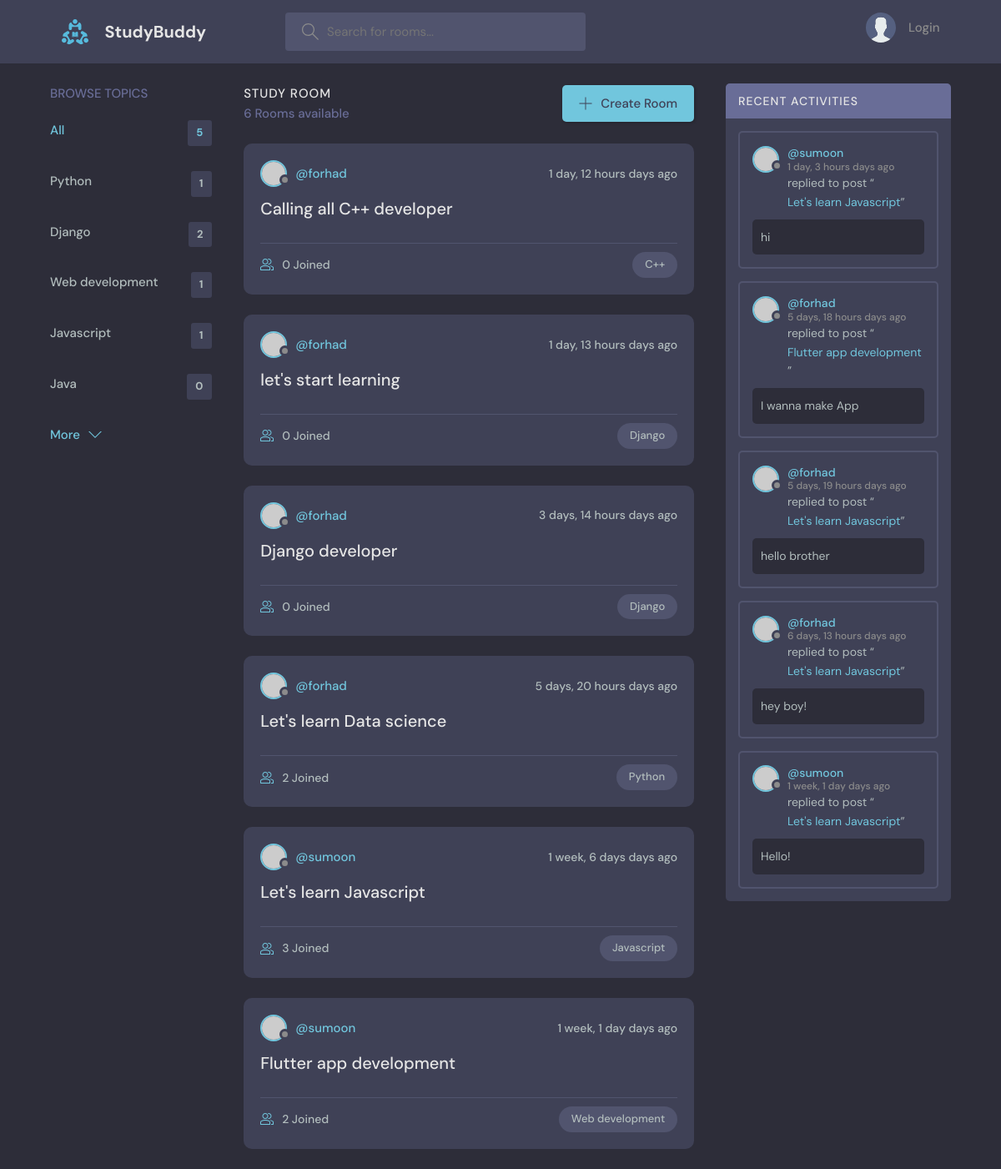
The page / on the database its author committed.
### base/models.py (models this page shows, shortened)
class Topic(models.Model):
    name = models.CharField(max_length=200)

class Room(models.Model):
    host = models.ForeignKey(User, on_delete=models.SET_NULL, null=True)
    topic = models.ForeignKey(Topic, on_delete=models.SET_NULL, null=True)
    name = models.CharField(max_length=200)
    description = models.TextField(null=True, blank=True)
    participants = models.ManyToManyField(User, related_name='participants', blank=True)
    updated = models.DateTimeField(auto_now=True)
    created = models.DateTimeField(auto_now_add=True)
    class Meta:
        ordering = ['-updated', '-created']
    def __str__(self):
        return self.name

class Message(models.Model):
    user = models.ForeignKey(User, on_delete=models.CASCADE)
    room = models.ForeignKey(Room, on_delete=models.CASCADE)
    body = models.TextField()
    updated = models.DateTimeField(auto_now=True)
    created = models.DateTimeField(auto_now_add=True)
    class Meta:
        ordering = ['-updated', '-created']

### base/views.py (the view)
# urls.py: path('', views.home, name='home'),
def home(request):
    q = request.GET.get('q') if request.GET.get('q') != None else ''
    rooms = Room.objects.filter(
        Q(topic__name__icontains=q) |
        Q(name__icontains=q) |
        Q(description__icontains=q)
    )
    topics = Topic.objects.all()[0:5]
    room_count = rooms.count()
    room_messages = Message.objects.filter(Q(room__topic__name__icontains=q))
    context = {'rooms': rooms, 'topics': topics, 'room_count': room_count, 'room_messages': room_messages}
    return render(request, 'base/home.html', context)

### base/templates/base/home.html (shortened to what this page needs)
{% extends 'main.html' %}
{% block content %}
    <main class="layout layout--3">
      <div class="container">
          {% include 'base/topics_component.html' %}
        <div class="roomList">
          <div class="roomList__header">
            <div>
              <h2>Study Room</h2>
              <p>{{ room_count }} Rooms available</p>
            </div>
            <a class="btn btn--main" href="{% url 'create-room' %}">
              <svg version="1.1" xmlns="http://www.w3.org/2000/svg" width="32" height="32" viewBox="0 0 32 32">
                <title>add</title>
                <path
                  d="M16.943 0.943h-1.885v14.115h-14.115v1.885h14.115v14.115h1.885v-14.115h14.115v-1.885h-14.115v-14.115z"
                ></path>
              </svg>
              Create Room
            </a>
          </div>
            {% include 'base/feed_component.html' %}
        </div>
          {% include 'base/activity_component.html' %}
      </div>
    </main>
{% endblock content %}

### base/templates/base/topics_component.html
        <div class="topics">
          <div class="topics__header">
            <h2>Browse Topics</h2>
          </div>
          <ul class="topics__list">
            <li>
              <a href="{% url 'home' %}" class="active">All <span>{{ topics.count }}</span></a>
            </li>
              {% for topic in topics %}
            <li>
              <a href="{% url 'home' %}?q={{ topic.name }}">{{ topic.name }}<span>{{ topic.room_set.all.count }}</span></a>
            </li>
              {% endfor %}
          </ul>
          <a class="btn btn--link" href="{% url 'topics' %}">
            More
            <svg version="1.1" xmlns="http://www.w3.org/2000/svg" width="32" height="32" viewBox="0 0 32 32">
              <title>chevron-down</title>
              <path d="M16 21l-13-13h-3l16 16 16-16h-3l-13 13z"></path>
            </svg>
          </a>
        </div>

### base/templates/base/feed_component.html (shortened to what this page needs)
{% for room in rooms %}
          <div class="roomListRoom">
            <div class="roomListRoom__header">
              <a href="{% url 'user-profile' room.host.id %}" class="roomListRoom__author">
                <div class="avatar avatar--small">
                  <img src="https://randomuser.me/api/portraits/women/11.jpg" />
                </div>
                <span>@{{ room.host.username }}</span>
              </a>
              <div class="roomListRoom__actions">
                <span>{{ room.created | timesince }} days ago</span>
              </div>
            </div>
            <div class="roomListRoom__content">
              <a href="{% url 'room' room.id %}">{{ room.name }}</a>
            </div>
            <div class="roomListRoom__meta">
              <a href="{% url 'room' room.id %}" class="roomListRoom__joined">
                {{ room.participants.all.count }} Joined
              </a>
              <p class="roomListRoom__topic">{{ room.topic.name }}</p>
            </div>
          </div>
{% endfor %}

### base/templates/base/activity_component.html (shortened to what this page needs)
        <div class="activities">
          <div class="activities__header">
            <h2>Recent Activities</h2>
          </div>
            {% for message in room_messages %}
          <div class="activities__box">
            <div class="activities__boxHeader roomListRoom__header">
              <a href="{% url 'user-profile' message.user.id %}" class="roomListRoom__author">
                <div class="avatar avatar--small">
                  <img src="https://randomuser.me/api/portraits/women/11.jpg" />
                </div>
                <p>
                  @{{ message.user }}
                  <span>{{ message.created|timesince }} days ago</span>
                </p>
              </a>
            </div>
            <div class="activities__boxContent">
              <p>replied to post “<a href="{% url 'room' message.room.id %}">{{ message.room}}</a>”</p>
              <div class="activities__boxRoomContent">
                  {{ message.body}}
              </div>
            </div>
          </div>
            {% endfor %}
        </div>

### rows shown on the page
Topic: name "Python", room_set.all.count "1"
Topic: name "Django", room_set.all.count "2"
Topic: name "Web development", room_set.all.count "1"
Topic: name "Javascript", room_set.all.count "1"
Topic: name "Java", room_set.all.count "0"
Room: host.username "forhad", created "1 day, 12 hours", name "Calling all C++ developer", participants.all.count "0", topic.name "C++"
Room: host.username "forhad", created "1 day, 13 hours", name "let's start learning", participants.all.count "0", topic.name "Django"
Room: host.username "forhad", created "3 days, 14 hours", name "Django developer", participants.all.count "0", topic.name "Django"
Room: host.username "forhad", created "5 days, 20 hours", name "Let's learn Data science", participants.all.count "2", topic.name "Python"
Room: host.username "sumoon", created "1 week, 6 days", name "Let's learn Javascript", participants.all.count "3", topic.name "Javascript"
Room: host.username "sumoon", created "1 week, 1 day", name "Flutter app development", participants.all.count "2", topic.name "Web development"
Message: user "sumoon", created "1 day, 3 hours", room "Let's learn Javascript", body "hi"
Message: user "forhad", created "5 days, 18 hours", room "Flutter app development", body "I wanna make App"
Message: user "forhad", created "5 days, 19 hours", room "Let's learn Javascript", body "hello brother"
Message: user "forhad", created "6 days, 13 hours", room "Let's learn Javascript", body "hey boy!"
Message: user "sumoon", created "1 week, 1 day", room "Let's learn Javascript", body "Hello!"

### other values the page prints
{{ topics.count }} "5"
{{ room_count }} "6"
